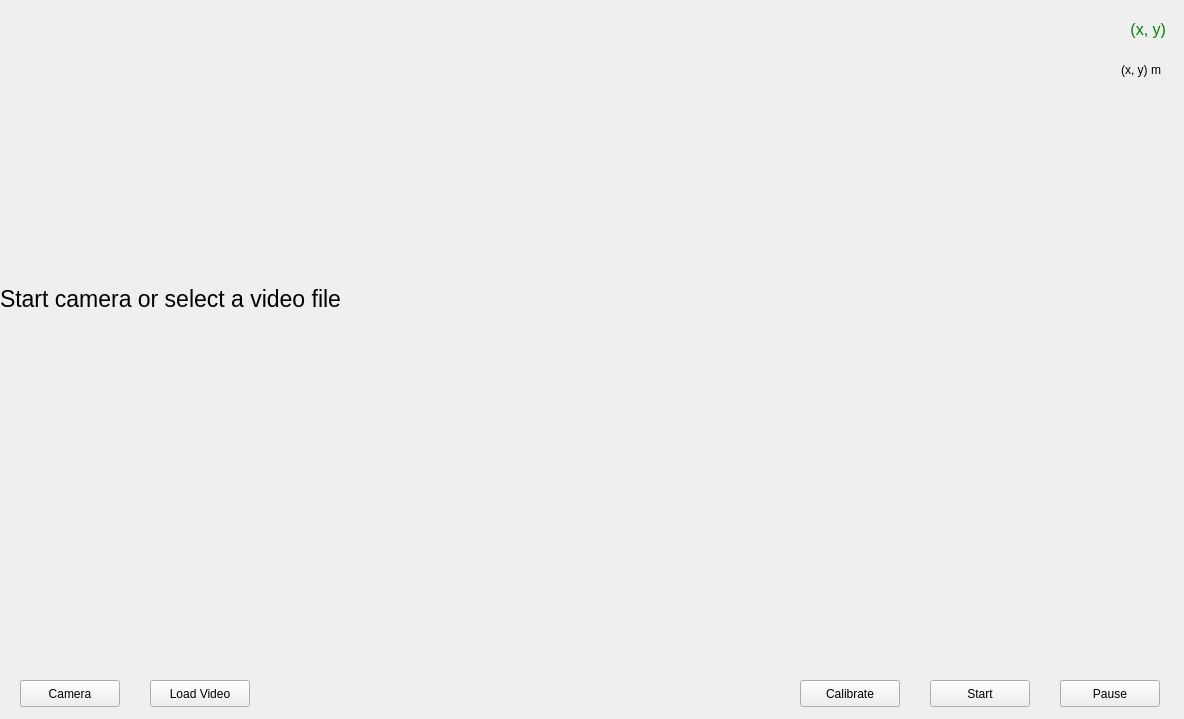
<?xml version="1.0" encoding="UTF-8"?>
<ui version="4.0">
 <class>MainWindow</class>
 <widget class="QMainWindow" name="MainWindow">
  <property name="enabled">
   <bool>true</bool>
  </property>
  <property name="geometry">
   <rect>
    <x>0</x>
    <y>0</y>
    <width>1184</width>
    <height>719</height>
   </rect>
  </property>
  <property name="mouseTracking">
   <bool>false</bool>
  </property>
  <property name="windowTitle">
   <string>OpenCV</string>
  </property>
  <property name="statusTip">
   <string/>
  </property>
  <widget class="QWidget" name="centralwidget">
   <widget class="QPushButton" name="buttonLoad">
    <property name="geometry">
     <rect>
      <x>150</x>
      <y>680</y>
      <width>100</width>
      <height>27</height>
     </rect>
    </property>
    <property name="text">
     <string>Load Video</string>
    </property>
   </widget>
   <widget class="QPushButton" name="buttonStart">
    <property name="geometry">
     <rect>
      <x>930</x>
      <y>680</y>
      <width>100</width>
      <height>27</height>
     </rect>
    </property>
    <property name="text">
     <string>Start</string>
    </property>
   </widget>
   <widget class="QPushButton" name="buttonPause">
    <property name="geometry">
     <rect>
      <x>1060</x>
      <y>680</y>
      <width>100</width>
      <height>27</height>
     </rect>
    </property>
    <property name="text">
     <string>Pause</string>
    </property>
   </widget>
   <widget class="QPushButton" name="buttonCamera">
    <property name="geometry">
     <rect>
      <x>20</x>
      <y>680</y>
      <width>100</width>
      <height>27</height>
     </rect>
    </property>
    <property name="text">
     <string>Camera</string>
    </property>
   </widget>
   <widget class="QLabel" name="videoWidget">
    <property name="geometry">
     <rect>
      <x>0</x>
      <y>0</y>
      <width>1184</width>
      <height>666</height>
     </rect>
    </property>
    <property name="font">
     <font>
      <pointsize>17</pointsize>
     </font>
    </property>
    <property name="mouseTracking">
     <bool>true</bool>
    </property>
    <property name="autoFillBackground">
     <bool>true</bool>
    </property>
    <property name="text">
     <string>&lt;br&gt;&lt;br&gt;&lt;br&gt;&lt;br&gt;&lt;br&gt;&lt;br&gt;&lt;br&gt;&lt;br&gt;&lt;br&gt;&lt;br&gt;&lt;br&gt;Start camera or select a video file</string>
    </property>
    <property name="alignment">
     <set>Qt::AlignLeading|Qt::AlignLeft|Qt::AlignTop</set>
    </property>
   </widget>
   <widget class="QLabel" name="labelTrack">
    <property name="geometry">
     <rect>
      <x>635</x>
      <y>20</y>
      <width>531</width>
      <height>20</height>
     </rect>
    </property>
    <property name="font">
     <font>
      <pointsize>12</pointsize>
     </font>
    </property>
    <property name="text">
     <string>&lt;font color='green'&gt;(x, y)&lt;/font&gt;</string>
    </property>
    <property name="alignment">
     <set>Qt::AlignRight|Qt::AlignTrailing|Qt::AlignVCenter</set>
    </property>
   </widget>
   <widget class="QPushButton" name="buttonCal">
    <property name="geometry">
     <rect>
      <x>800</x>
      <y>680</y>
      <width>100</width>
      <height>27</height>
     </rect>
    </property>
    <property name="text">
     <string>Calibrate</string>
    </property>
   </widget>
   <widget class="QLabel" name="labelPos">
    <property name="geometry">
     <rect>
      <x>630</x>
      <y>60</y>
      <width>531</width>
      <height>19</height>
     </rect>
    </property>
    <property name="text">
     <string>(x, y) m</string>
    </property>
    <property name="alignment">
     <set>Qt::AlignRight|Qt::AlignTrailing|Qt::AlignVCenter</set>
    </property>
   </widget>
  </widget>
 </widget>
 <resources/>
 <connections/>
</ui>
